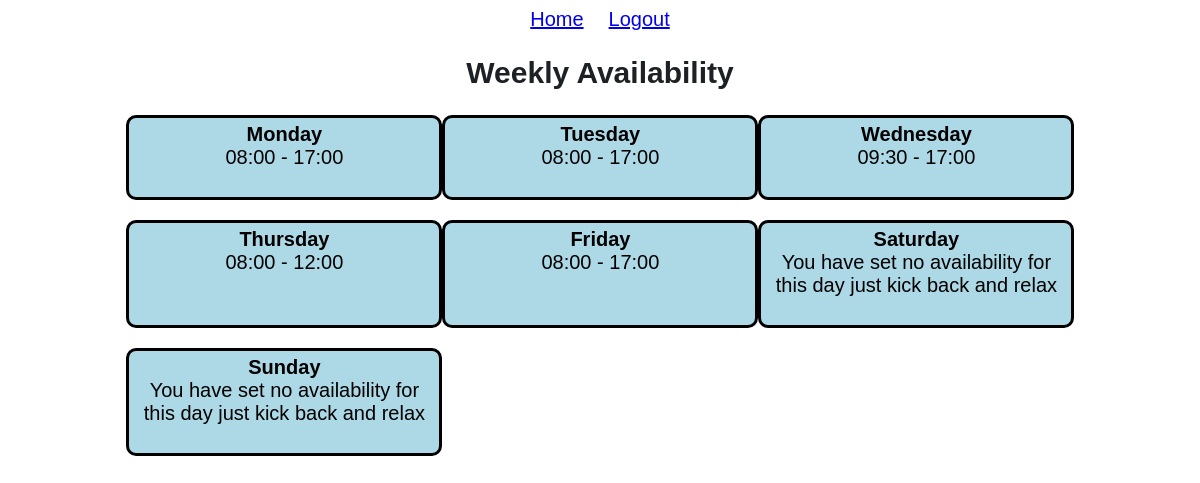
Screenshot of /availability (signed in) with the database file from the repository.
### tables this page shows
CREATE TABLE availability (
            usrId integer,
            day text,
            startTime text,
            endTime text,
            PRIMARY KEY (usrId, day)
            );

### app.py (the view)
@app.route('/availability')
def availability():
    usrObj = user(session['usrId'])
    days = ['monday', 'tuesday', 'wednesday', 'thursday', 'friday', 'saturday', 'sunday']
    avail = usrObj.getAvail()
    return render_template('availability.html', avail=avail, days=days)

### database.py (called while the page is built)
    def search(self, col="null", search="null"):
        conn = sqlite3.connect('main.db')
        c = conn.cursor()
        if col == "email":
            c.execute(f'SELECT * FROM users WHERE email="{search}"')
            data = c.fetchall()
        elif col == "password":
            c.execute(f'SELECT * FROM users WHERE password="{search}"')
            data = c.fetchall()
        elif col == "usrId":
            c.execute(f'SELECT * FROM users WHERE usrId="{search}"')
            data = c.fetchall()
        elif col == "postcode":
            c.execute(f'SELECT * FROM users WHERE postcode="{search}"')
            data = c.fetchall()
        else:
            c.execute(f'SELECT * FROM users')
            data = c.fetchall()
        conn.commit()
        conn.close()
        return(data)

    def getAvail(self, usrId):
        days = ['monday', 'tuesday', 'wednesday', 'thursday', 'friday', 'saturday', 'sunday']
        conn = sqlite3.connect('main.db')
        c = conn.cursor()
        avail = []
        for i in days:
            try:
                c.execute(f'select * FROM availability WHERE usrId = {usrId} AND day = "{i}"')
                data = c.fetchall()
                avail.append([[data[0][2]],[data[0][3]]])
            except:
                avail.append(['none', 'none'])
        return(avail)

### user.py (called while the page is built)
    def getAvail(self):
        avail = db.getAvail(self.usrId)
        return avail

### templates/availability.html (shortened to what this page needs)
{% extends "base.html" %}
{% block head %}
    <link rel="stylesheet" href="{{ url_for('static', filename='css/availability.css') }}">
{% endblock %}
{% block body %}
    <h2>Weekly Availability</h2>
    <div class="gridContainer">
        {% for i in range(0,7) %}
            <a class="link" href="editAvail/{{ days[i] }}">
                <span style="font-weight: bold;">{{ (days[i]).capitalize() }}</span><br>
                {% if avail[i][0] == 'none' %}
                    You have set no availability for <br>this day just kick back and relax<br><br>
                {% else %}
                    {{ avail[i][0][0] }} - {{ avail[i][1][0] }} <br><br>
                {% endif %}
            </a>
        {% endfor %}
    </div>
{% endblock %}

### static/css/main.css (style rules this page uses)
body { font-size: 20px; font-weight: 100; text-decoration: none; text-align: center; color: rgb(29, 33, 37); font-family: Arial, Helvetica, sans-serif; }

### static/css/availability.css (style rules this page uses)
.gridContainer { display: grid; grid-template-columns: auto auto auto; grid: 1px 1px; padding-left: 10%; padding-right: 10%; }
a.link { margin-left: auto; margin-right: auto; display: block; background-color: lightblue; border: 3px solid black; width: 290px; padding: 5px 10px; margin-bottom: 20px; text-decoration: none; color: black; border-radius: 10px; }

### rows the page displays
availability: day "Monday", startTime "08:00", endTime "17:00"
availability: day "Tuesday", startTime "08:00", endTime "17:00"
availability: day "Wednesday", startTime "09:30", endTime "17:00"
availability: day "Thursday", startTime "08:00", endTime "12:00"
availability: day "Friday", startTime "08:00", endTime "17:00"

### other values shown
{{ (days[i]).capitalize() }} "Saturday" "Sunday"
